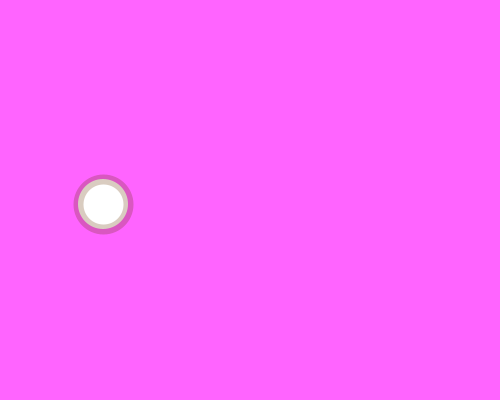
Frame 1 (no input)
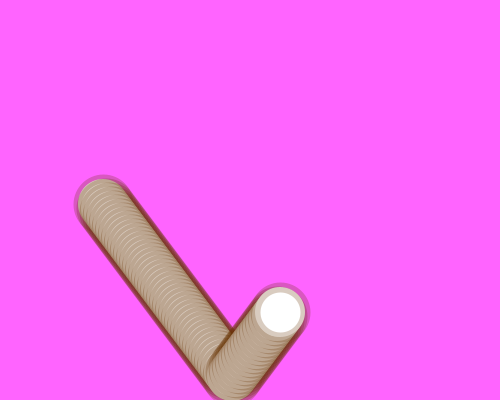
Frame 60 (the mouse pressed at the canvas centre just before this capture)
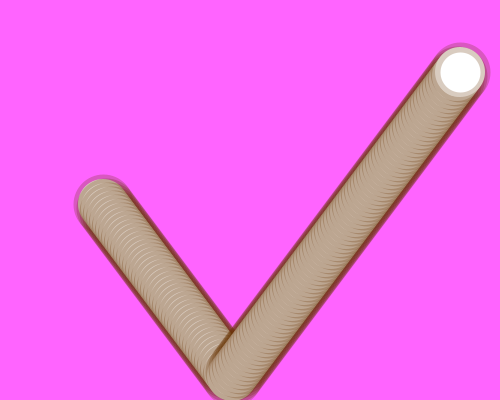
Frame 120 (the mouse held since frame 60 and released just before this capture)

The Processing sketch that drew these frames (run headless with seeded random() and noise(); from frame 60 on, the mouse is pressed at the canvas centre):

// Processing sketch: processing_105000
// ── processing_105000.pde

int xPos;
int yPos;
int velocityX;
int velocityY;

void setup() {
  size(500, 400);
  background(255, 100, 255);
  
  xPos = 100;
  yPos = 200;
  velocityX = 3;
  velocityY= 4;
}

void draw() {
  xPos += velocityX;
  yPos += velocityY;
 
  
  if (xPos > (width -25) || xPos < 25) {
    velocityX*=-1;
  }
    
  if (yPos > (height -25) || yPos < 25) {
    velocityY*=-1;
  }
  
  stroke(100, 50, 0, 63);
  strokeWeight(10);
  ellipse(xPos, yPos, 50, 50);
}
